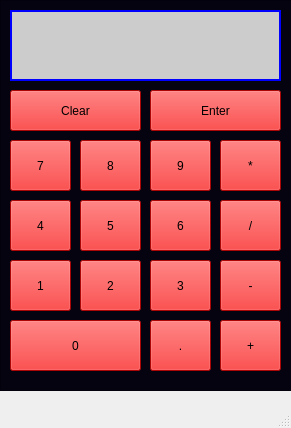
<?xml version="1.0" encoding="UTF-8"?>
<ui version="4.0">
 <class>MainWindow</class>
 <widget class="QMainWindow" name="MainWindow">
  <property name="geometry">
   <rect>
    <x>0</x>
    <y>0</y>
    <width>291</width>
    <height>428</height>
   </rect>
  </property>
  <property name="windowTitle">
   <string>Calculadora</string>
  </property>
  <property name="windowIcon">
   <iconset>
    <normaloff>../img/calcu.png</normaloff>../img/calcu.png</iconset>
  </property>
  <widget class="QWidget" name="centralwidget">
   <widget class="QFrame" name="frame">
    <property name="geometry">
     <rect>
      <x>0</x>
      <y>0</y>
      <width>311</width>
      <height>391</height>
     </rect>
    </property>
    <property name="styleSheet">
     <string notr="true">QObject{
	background-color: #04030F; 
}</string>
    </property>
    <property name="frameShape">
     <enum>QFrame::StyledPanel</enum>
    </property>
    <property name="frameShadow">
     <enum>QFrame::Raised</enum>
    </property>
    <widget class="QLineEdit" name="txtmostrar">
     <property name="geometry">
      <rect>
       <x>10</x>
       <y>10</y>
       <width>271</width>
       <height>71</height>
      </rect>
     </property>
     <property name="styleSheet">
      <string notr="true">QObject{
	background-color: #ccc;
	color:black;
	
	font: 75 20pt &quot;Arial&quot;;
	border: 2px solid blue;
}</string>
     </property>
     <property name="text">
      <string/>
     </property>
    </widget>
    <widget class="QPushButton" name="btncero">
     <property name="geometry">
      <rect>
       <x>10</x>
       <y>320</y>
       <width>131</width>
       <height>51</height>
      </rect>
     </property>
     <property name="styleSheet">
      <string notr="true">QObject{
	background-color:#F00707;
	color: black;
	font: 75 19pt &quot;Georgia&quot;;
}
QObject:hover{
	background-color: #ccc;
}</string>
     </property>
     <property name="text">
      <string>0</string>
     </property>
    </widget>
    <widget class="QPushButton" name="btnuno">
     <property name="geometry">
      <rect>
       <x>10</x>
       <y>260</y>
       <width>61</width>
       <height>51</height>
      </rect>
     </property>
     <property name="styleSheet">
      <string notr="true">QObject{
	background-color:#F00707;
	color: black;
	font: 75 19pt &quot;Georgia&quot;;
}
QObject:hover{
	background-color: #ccc;
}</string>
     </property>
     <property name="text">
      <string>1</string>
     </property>
    </widget>
    <widget class="QPushButton" name="btndos">
     <property name="geometry">
      <rect>
       <x>80</x>
       <y>260</y>
       <width>61</width>
       <height>51</height>
      </rect>
     </property>
     <property name="styleSheet">
      <string notr="true">QObject{
	background-color:#F00707;
	color: black;
	font: 75 19pt &quot;Georgia&quot;;
}
QObject:hover{
	background-color: #ccc;
}</string>
     </property>
     <property name="text">
      <string>2</string>
     </property>
    </widget>
    <widget class="QPushButton" name="btnpunto">
     <property name="geometry">
      <rect>
       <x>150</x>
       <y>320</y>
       <width>61</width>
       <height>51</height>
      </rect>
     </property>
     <property name="styleSheet">
      <string notr="true">QObject{
	background-color:#F00707;
	color: black;
	font: 75 15pt &quot;Georgia&quot;;
}
QObject:hover{
	background-color: #ccc;
}</string>
     </property>
     <property name="text">
      <string>.</string>
     </property>
    </widget>
    <widget class="QPushButton" name="btnsuma">
     <property name="geometry">
      <rect>
       <x>220</x>
       <y>320</y>
       <width>61</width>
       <height>51</height>
      </rect>
     </property>
     <property name="styleSheet">
      <string notr="true">QObject{
	background-color:#F00707;
	color: black;
	font: 75 15pt &quot;Georgia&quot;;
}
QObject:hover{
	background-color: #ccc;
}</string>
     </property>
     <property name="text">
      <string>+</string>
     </property>
    </widget>
    <widget class="QPushButton" name="btntres">
     <property name="geometry">
      <rect>
       <x>150</x>
       <y>260</y>
       <width>61</width>
       <height>51</height>
      </rect>
     </property>
     <property name="styleSheet">
      <string notr="true">QObject{
	background-color:#F00707;
	color: black;
	font: 75 15pt &quot;Georgia&quot;;
}
QObject:hover{
	background-color: #ccc;
}</string>
     </property>
     <property name="text">
      <string>3</string>
     </property>
    </widget>
    <widget class="QPushButton" name="btnresta">
     <property name="geometry">
      <rect>
       <x>220</x>
       <y>260</y>
       <width>61</width>
       <height>51</height>
      </rect>
     </property>
     <property name="styleSheet">
      <string notr="true">QObject{
	background-color:#F00707;
	color: black;
	font: 75 15pt &quot;Georgia&quot;;
}
QObject:hover{
	background-color: #ccc;
}</string>
     </property>
     <property name="text">
      <string>-</string>
     </property>
    </widget>
    <widget class="QPushButton" name="btncuatro">
     <property name="geometry">
      <rect>
       <x>10</x>
       <y>200</y>
       <width>61</width>
       <height>51</height>
      </rect>
     </property>
     <property name="styleSheet">
      <string notr="true">QObject{
	background-color:#F00707;
	color: black;
	font: 75 15pt &quot;Georgia&quot;;
}
QObject:hover{
	background-color: #ccc;
}</string>
     </property>
     <property name="text">
      <string>4</string>
     </property>
    </widget>
    <widget class="QPushButton" name="btncinco">
     <property name="geometry">
      <rect>
       <x>80</x>
       <y>200</y>
       <width>61</width>
       <height>51</height>
      </rect>
     </property>
     <property name="styleSheet">
      <string notr="true">QObject{
	background-color:#F00707;
	color: black;
	font: 75 15pt &quot;Georgia&quot;;
}
QObject:hover{
	background-color: #ccc;
}</string>
     </property>
     <property name="text">
      <string>5</string>
     </property>
    </widget>
    <widget class="QPushButton" name="btnseis">
     <property name="geometry">
      <rect>
       <x>150</x>
       <y>200</y>
       <width>61</width>
       <height>51</height>
      </rect>
     </property>
     <property name="styleSheet">
      <string notr="true">QObject{
	background-color:#F00707;
	color: black;
	font: 75 15pt &quot;Georgia&quot;;
}
QObject:hover{
	background-color: #ccc;
}</string>
     </property>
     <property name="text">
      <string>6</string>
     </property>
    </widget>
    <widget class="QPushButton" name="btndiv">
     <property name="geometry">
      <rect>
       <x>220</x>
       <y>200</y>
       <width>61</width>
       <height>51</height>
      </rect>
     </property>
     <property name="styleSheet">
      <string notr="true">QObject{
	background-color:#F00707;
	color: black;
	font: 75 15pt &quot;Georgia&quot;;
}
QObject:hover{
	background-color: #ccc;
}</string>
     </property>
     <property name="text">
      <string>/</string>
     </property>
    </widget>
    <widget class="QPushButton" name="btnsiete">
     <property name="geometry">
      <rect>
       <x>10</x>
       <y>140</y>
       <width>61</width>
       <height>51</height>
      </rect>
     </property>
     <property name="styleSheet">
      <string notr="true">QObject{
	background-color:#F00707;
	color: black;
	font: 75 15pt &quot;Georgia&quot;;
}
QObject:hover{
	background-color: #ccc;
}</string>
     </property>
     <property name="text">
      <string>7</string>
     </property>
    </widget>
    <widget class="QPushButton" name="btnocho">
     <property name="geometry">
      <rect>
       <x>80</x>
       <y>140</y>
       <width>61</width>
       <height>51</height>
      </rect>
     </property>
     <property name="styleSheet">
      <string notr="true">QObject{
	background-color:#F00707;
	color: black;
	font: 75 15pt &quot;Georgia&quot;;
}
QObject:hover{
	background-color: #ccc;
}</string>
     </property>
     <property name="text">
      <string>8</string>
     </property>
    </widget>
    <widget class="QPushButton" name="btnnueve">
     <property name="geometry">
      <rect>
       <x>150</x>
       <y>140</y>
       <width>61</width>
       <height>51</height>
      </rect>
     </property>
     <property name="styleSheet">
      <string notr="true">QObject{
	background-color:#F00707;
	color: black;
	font: 75 15pt &quot;Georgia&quot;;
}
QObject:hover{
	background-color: #ccc;
}</string>
     </property>
     <property name="text">
      <string>9</string>
     </property>
    </widget>
    <widget class="QPushButton" name="btnmulti">
     <property name="geometry">
      <rect>
       <x>220</x>
       <y>140</y>
       <width>61</width>
       <height>51</height>
      </rect>
     </property>
     <property name="styleSheet">
      <string notr="true">QObject{
	background-color:#F00707;
	color: black;
	font: 75 15pt &quot;Georgia&quot;;
}
QObject:hover{
	background-color: #ccc;
}</string>
     </property>
     <property name="text">
      <string>*</string>
     </property>
    </widget>
    <widget class="QPushButton" name="btnclear">
     <property name="geometry">
      <rect>
       <x>10</x>
       <y>90</y>
       <width>131</width>
       <height>41</height>
      </rect>
     </property>
     <property name="styleSheet">
      <string notr="true">QObject{
	background-color:#F00707;
	color: black;
	font: 75 15pt &quot;Georgia&quot;;
}
QObject:hover{
	background-color: #ccc;
}</string>
     </property>
     <property name="text">
      <string>Clear</string>
     </property>
    </widget>
    <widget class="QPushButton" name="btnenter">
     <property name="geometry">
      <rect>
       <x>150</x>
       <y>90</y>
       <width>131</width>
       <height>41</height>
      </rect>
     </property>
     <property name="styleSheet">
      <string notr="true">QObject{
	background-color:#F00707;
	color: black;
	font: 75 15pt &quot;Georgia&quot;;
}
QObject:hover{
	background-color: #ccc;
}</string>
     </property>
     <property name="text">
      <string>Enter</string>
     </property>
    </widget>
   </widget>
  </widget>
  <widget class="QMenuBar" name="menubar">
   <property name="geometry">
    <rect>
     <x>0</x>
     <y>0</y>
     <width>291</width>
     <height>21</height>
    </rect>
   </property>
  </widget>
  <widget class="QStatusBar" name="statusbar"/>
 </widget>
 <resources/>
 <connections/>
</ui>
